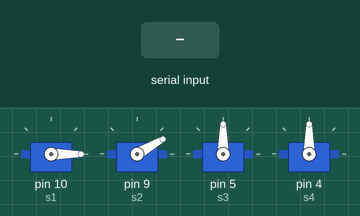
Bench run of a sketch on a simulated Arduino Uno, built with avr-gcc and run on an emulated ATmega328P. On the bench: 4 × servo. Inputs (shaded band) come from the test bench.

Above: at 1.2 s.
1.3 s: "30,150\n" received over Serial
At 2.8 s:
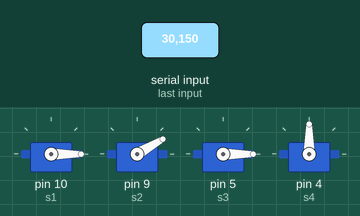
3.8 s: "2\n" received over Serial
At 5.8 s:
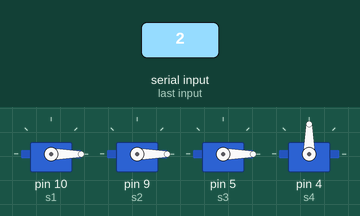
6.3 s: "4\n" received over Serial
At 7.6 s:
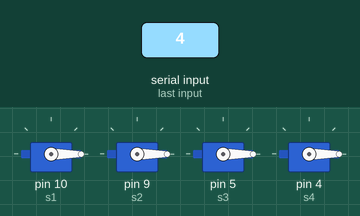
8.8 s: "1,90\n" received over Serial
At 10.9 s:
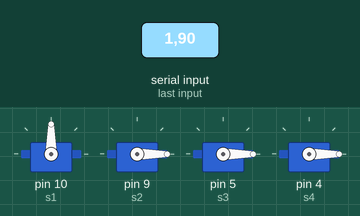
11.3 s: "1\n" received over Serial
At 13.5 s:
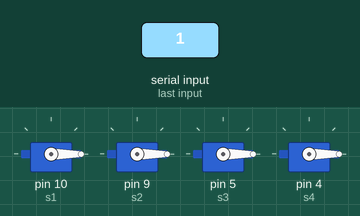
13.8 s: "1,90,45\n" received over Serial
At 16.0 s:
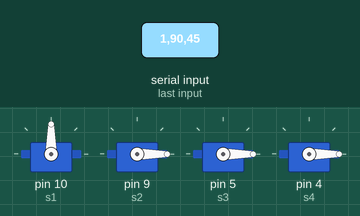
Timing chart, 0 to 17.3 s (numbered marks = the images above; inputs shaded):
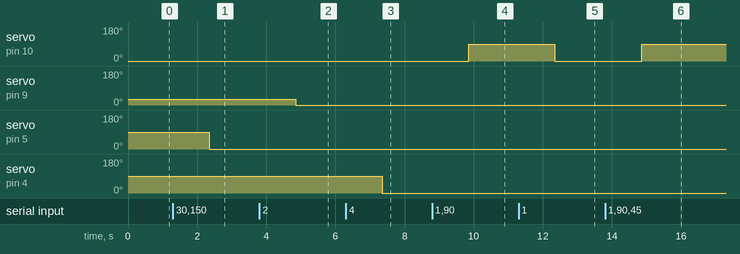

The sketch:

dance.ino
```cpp
/**
 * Name: meArm dance.
 * Purpose: make meArm robot dance a song.
 *
 * @author Diego Romeo
 * @version 1.0 26/04/2022
 */

#include <Servo.h>

Servo s1;
Servo s2;
Servo s3;
Servo s4;

int angle1;
int angle2;
int angle3;
int angle4;

const int BUFFER_SIZE = 100;
char buf[BUFFER_SIZE];

/**
 * Rotates a given servo motor by a given angle.
 *
 * @param input A String containing the indicative number of the servo (1, 2, 3, 4)
 * and the angle to which it has to rotate.
 */
void startDance(String input)
{
  int servo = String(input.charAt(0)).toInt();
  int angle = input.substring(2).toInt();

  switch (servo)
  {
  case 1:
    s1.write(angle);
    break;
  case 2:
    s2.write(angle);
    break;
  case 3:
    s3.write(angle);
    break;
  case 4:
    s4.write(angle);
    break;
  default:
    break;
  }
}

/**
 * Get input as String from user.
 */
String getInput()
{
  while (Serial.available() == 0) {};
  String input = Serial.readStringUntil("\n");

  return input;
}

void setup() {
  Serial.begin(9600);

  s1.attach(10);
  s2.attach(9);
  s3.attach(5);
  s4.attach(4);

  s1.write(0);
  s2.write(30);
}

void loop() {
  String input = getInput();
  delay(50);
  startDance(input);
}
```

Measured:
- after the input at 1.3 s, servo on pin 5 (s3): 90° → 0° after 1.1 s
- after the input at 3.8 s, servo on pin 9 (s2): 30° → 0° after 1.1 s
- after the input at 6.3 s, servo on pin 4 (s4): 90° → 0° after 1.1 s
- after the input at 8.8 s, servo on pin 10 (s1): 0° → 90° after 1.1 s
- after the input at 11.3 s, servo on pin 10 (s1): 90° → 0° after 1.1 s
- after the input at 13.8 s, servo on pin 10 (s1): 0° → 90° after 1.1 s
